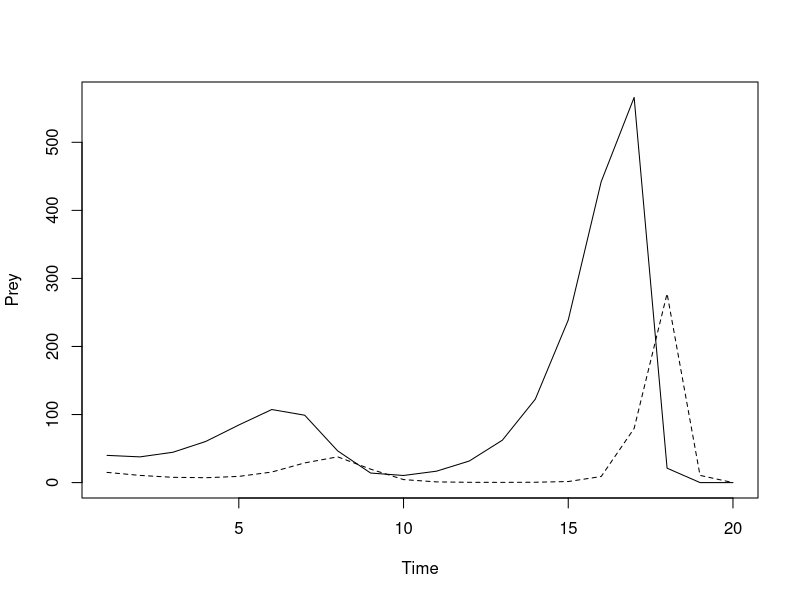
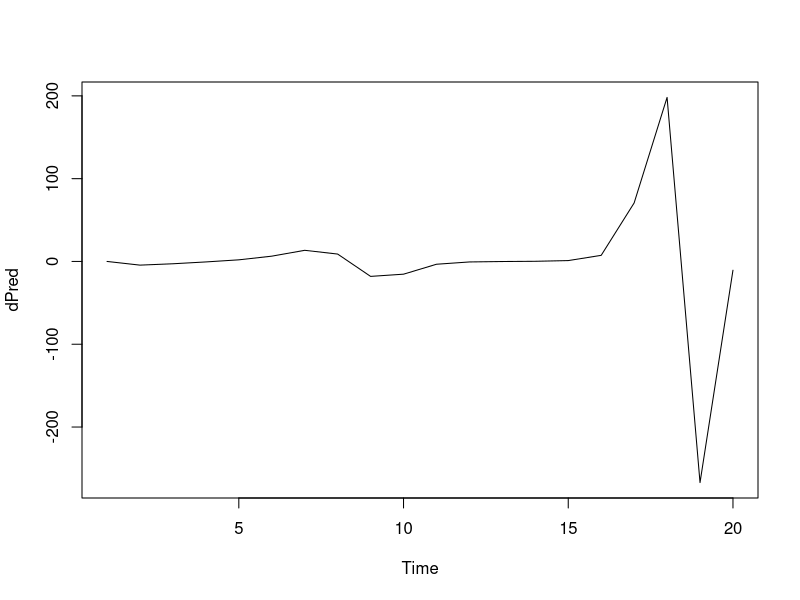
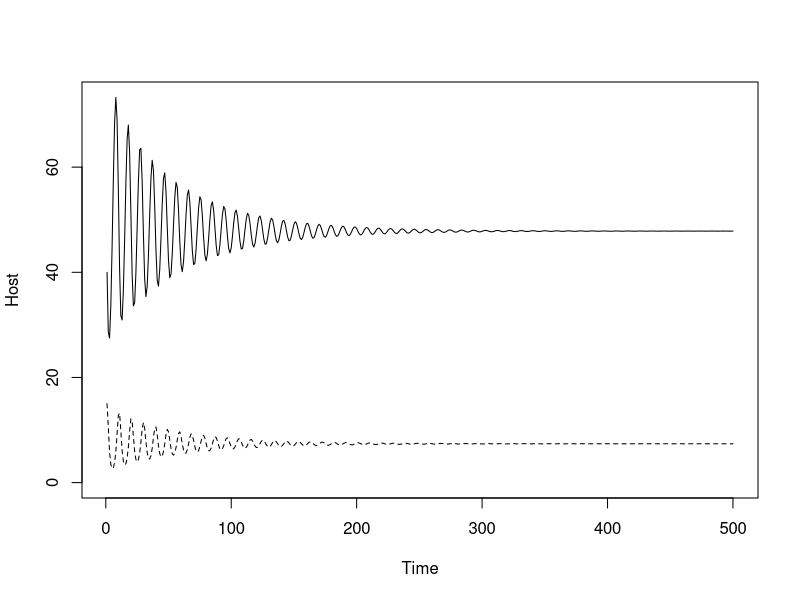
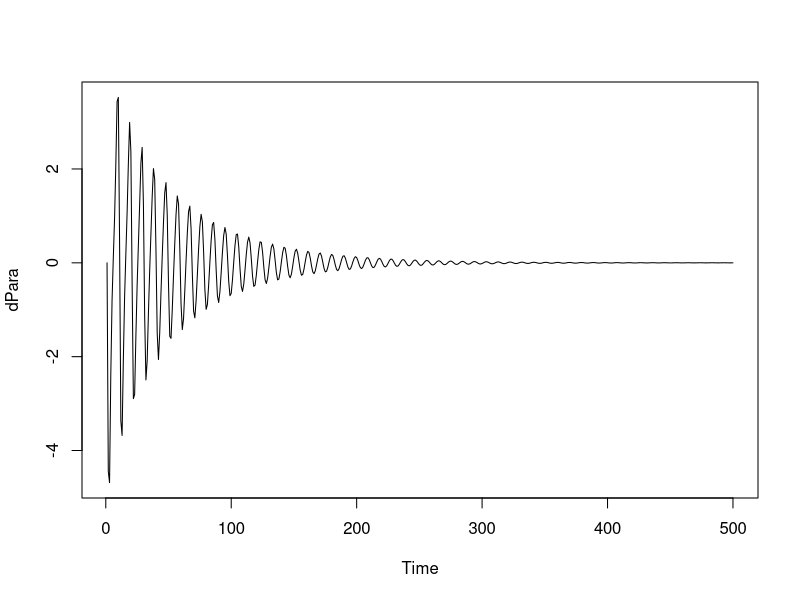

The R source for these figures, in order:
## ---- chunk 1
knitr::opts_chunk$set(echo = TRUE)
## ---- chunk 2
set.seed(666)
library(tidyverse)
library(dplyr)
NBM <- function(t, y, parms){
  
  NBMres <- tibble(Time = c(t), Prey = c(t), Pred = c(t))
  prey <- y["prey"]
  pred <- y["pred"]
  lambda <- parms["lambda"]
  search <- parms["search"]
  conv <- parms["conv"]
  
  # lambda = prey growth rate
  # search = predator search efficiency
  # conv = conversion rate of prey consumed to predators birthed
  
  for (i in 1:length(t)){
    NBMres$Prey[i] <- prey
    NBMres$Pred[i] <- pred
    prey <- lambda * prey * exp(-search * pred)
    pred <- conv * NBMres$Prey[i] * (1-exp(-search * pred))
  }
  
  return(NBMres)
}

time <- seq(from = 1,to = 20, by = 1)
init <- c(prey = 40, pred = 15)
pars <- c(lambda = 2, search = 0.05, conv = 0.5)
out <- NBM(time, init, pars)
out$dPred <- c(0, out$Pred[2:length(out$Pred)] - out$Pred[1:length(out$Pred)-1])

plot(Prey ~ Time, type = "l", data = out, ylim = c(0,max(Prey)))
lines(out$Time, out$Pred, lty = "dashed")
plot(dPred ~ Time, type = "l", data = out)
## ---- chunk 3
mNBM <- function(t, y, parms){
  mNBMres <- tibble(Time = c(t), Host = c(t), Para = c(t))
  host <- y["host"]
  para <- y["para"]
  a <- parms["a"]
  b <- parms["b"]
  c <- parms["c"]
  d <- parms["d"]
  # a = attack rate
  # b = unparasitized host birth rate
  # c = hatch rate of parasitoid
  # d = density dependence factor of host
  
  for (i in 1:length(t)){
    mNBMres$Host[i] <- host
    mNBMres$Para[i] <- para
    host <- b * host * exp(-a * para) / (1 + d * host)
    para <- c * mNBMres$Host[i] * (1 - exp(-a * para))
  }
  
  return(mNBMres)
}

time <- seq(1, 500, 1)
init <- c(host = 40, para = 15)
pars <- c(a = 0.05, b = 2, c = 0.5, d = 0.008)

# d of 0.008 leads to stabilization after several cycles of decreasing amplitude
# d of 0.002 leads to parasitoid extinction and host reaches carrying capacity
# intermediate values of d allow for cycles of varying trends in amplitude (sometimes stable, sometimes increasing, sometimes decreasing)

res <- mNBM(time, init, pars)
res$dPara <- c(0, res$Para[2:length(res$Para)] - res$Para[1:length(res$Para)-1])

plot(Host ~ Time, type = "l", data = res, ylim = c(0,max(Host)))
lines(res$Time, res$Para, lty = "dashed")
plot(dPara ~ Time, type = "l", data = res)

# equation at the end of the paper could be coded as a check for stability—indicates the stability of a local equilibrium point given values of a, b, c, and d
